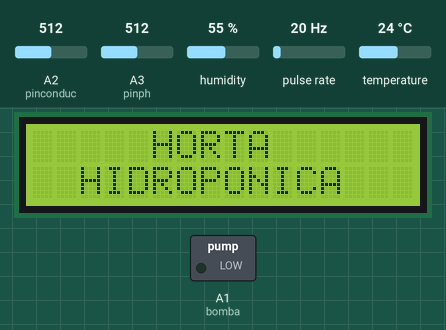
This sketch was run on a simulated Arduino Uno, built with avr-gcc and run on an emulated ATmega328P. Parts: 16×2 character LCD, switched loads named in the sketch (green lamp = pin HIGH). Wiring (inferred from the names in the program): pulse sensor: data pin 2; DS1307 clock at I2C address 0x68. Inputs (shaded band) come from the test bench; at power-on: temperature 24 °C, pulse rate 20 Hz, A2 (pinconduc) = 512, A3 (pinph) = 512, humidity 55 %. The local clock reads 2024-03-15 10:24:30 at power-on unless the sketch sets it; what the sketch prints to the serial monitor is not drawn.

Above: at 1.2 s.
1.3 s: temperature set to 12 °C
At 4.4 s:
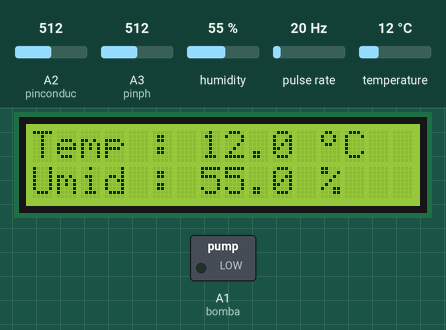
12.6 s: pulse rate (sensor on pin 2) set to 4 Hz
At 23.2 s:
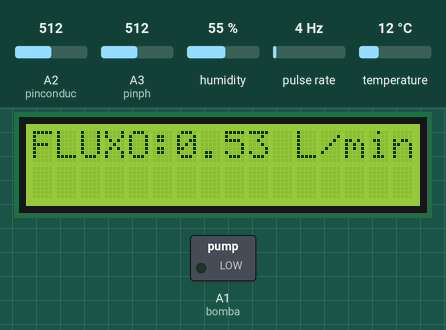
25.6 s: A2 (pinconduc) set to 716
At 33.6 s:
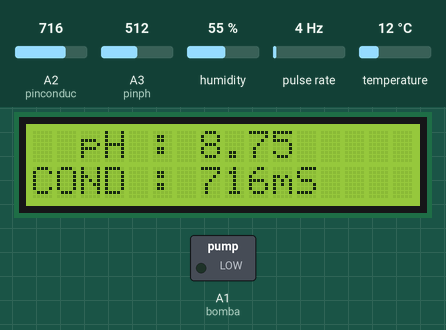
36.7 s: A3 (pinph) set to 716
At 45.5 s:
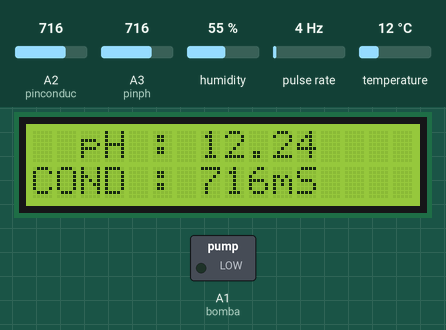
49.7 s: humidity set to 22 %
At 56.8 s:
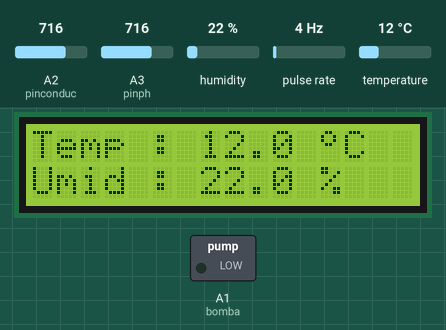
59.8 s: pulse rate (sensor on pin 2) set to 50 Hz
At 62.5 s:
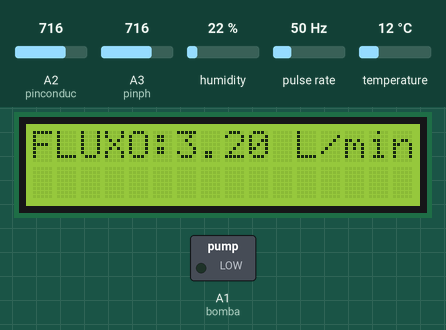
Timing chart, 0 to 64.0 s (numbered marks = the images above; inputs shaded):
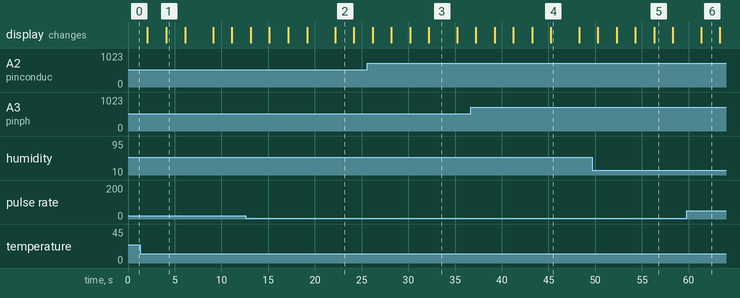

Measured:
- what the display in image 1 shows lasts 2.0 s, from 4.1 s to 6.1 s
- what the display in image 3 shows lasts 3.0 s, from 32.2 s to 35.2 s

The sketch:

Hidroponia.ino
```cpp
// Programa : Horta Hidroponica
// Autor : Rafael Moraes
//Data : jan/16

#define bomba A1                             //definindo o pino Analogico 1 com o nome bomba

//*********inicio da programacao dedicada ao sensor de pH******************//

#define pinph A3                             //definindo o pino Analógico 3 com o nome "pinph
#define Offset 0.00                          //offset de correcao para o valor do phmetro

//************Fim da programacao dedicada ao sensor de pH******************//

#define pinconduc A2                        //definindo o pino Analógico 2 com o nome "pinph

#include <Wire.h>
#define DS1307_ADDRESS 0x68                 //definindo o endereco utilizado pelo RTC DS1307

byte zero = 0x00;

//*********inicio da programacao dedicada ao sensor de display 16x2******************//

#include <LiquidCrystal.h>                 //Carrega a biblioteca LCD visor que mostrar' data e temperatura com umidade
LiquidCrystal lcd(12, 11, 7, 8, 9, 10);    //RS - E - d4 - d5 - d6 - d7

//************fim da programacao dedicada ao sensor de display 16x2******************//

//*********inicio da programacao dedicada ao sensor de temperatura e umidade******************//
#include <DHT.h>                          //Carrega a biblioteca DHT sensor de temperatura
#define DHTPIN A0                         //Define a ligação ao pino de dados do sensor
#define DHTTYPE DHT22                     //Define o tipo de sensor DHT utilizado
DHT dht(DHTPIN, DHTTYPE);
//Array simbolo grau para formar o grau celsius no display
byte grau[8] ={ B00001100,
                B00010010,
                B00010010,
                B00001100,
                B00000000,
                B00000000,
                B00000000,
                B00000000,};
//************Fim da programacao dedicada ao sensor de temperatura e umidade******************//

//*****************inicio da programacao dedicada ao sensor de fluxo***************************//
volatile int  flow_frequency;          // Measures flow meter pulses
 float  l_min;                         // Calculated litres/min
unsigned char flowmeter = 2;           // Flow Meter Pin number
unsigned long currentTime;
unsigned long cloopTime;

void flow ()                          // Interruot function
{
   flow_frequency++;
}

//****************fim da programacao dedicada ao sensor de fluxo*******************************//

//*********inicio da programacao dedicada ao cronometro***************************************//

int seconds, minutes, hours, init_seconds, init_minutes, init_hours, elap_seconds, elap_minutes, elap_hours;
boolean memory = 0;
int target = 10;
int colheita_target = 22;
int colheita = 0;

//************Fim da programacao dedicada ao cronometro****************************************//

void setup()
{
Serial.begin(9600);                  //Inicializa a serial

lcd.begin(16,2);                     //Inicializa LCD, modelo 16x2
lcd.clear();                         //Limpa o LCD
lcd.createChar(0, grau);             //Cria o caractere customizado com o simbolo do grau

Wire.begin();
//SelecionaDataeHora();             //parte do programa retirada apos setar data e hora

pinMode(bomba, OUTPUT);

pinMode(pinph, INPUT);              //configuração do pino pinph como entrada

pinMode(pinconduc, INPUT);          //configuração do pino pinph como entrada

pinMode(flowmeter, INPUT);
attachInterrupt(0, flow, RISING);  // Setup Interrupt
sei();                             // Enable interrupts
currentTime = millis();
cloopTime = currentTime;
initialTime();
}

void loop()
{

telaabertura();
delay(2000);

stopwatch();

Mostrarelogio();
delay(2000);

stopwatch();

DHT_22();
delay(2000);

stopwatch();

pH_cond();
delay(1000);

stopwatch();

fluxo_med();
delay(1000);

stopwatch();

fluxo_med();
delay(1000);

stopwatch();

fluxo_show();
delay(2000);

stopwatch();

tempo_colheita();
delay(2000);

stopwatch();

}

void telaabertura()
{
 lcd.clear();
 lcd.setCursor(5,0);
 lcd.print("HORTA");
 lcd.setCursor(2,1);
 lcd.print("HIDROPONICA");
}

void DHT_22()
{
float h = dht.readHumidity(); //Le o valor da umidade
float t = dht.readTemperature(); //Le o valor da temperatura
lcd.clear();
lcd.setCursor(0,0);
lcd.print("Temp : ");
lcd.print(" ");
lcd.setCursor(7,0);
lcd.print(t,1);
lcd.setCursor(12,0);
lcd.write((byte)0); //Mostra o simbolo do grau formado pelo array
lcd.write("C");
lcd.setCursor(0,1);
lcd.print("Umid : ");
lcd.print(" ");
lcd.setCursor(7,1);
lcd.print(h,1);
lcd.setCursor(12,1);
lcd.print("%");
Serial.println (t);

}

void pH_leitura()
{
  //programação dedicada para ler a entrada analógica do pH
  int valor_ph = analogRead(pinph);         //realiza a leitura do valor do pino "pinph" e armazena em "valor_ph"
  float voltage = valor_ph*5.0/1024;          //multiplica o "valor_ph" por 5 e divide por 1024 armazenando em "voltage"
  float pH = 3.5*voltage-Offset;              //multiplica por 3.5 o valor "voltage" e retira o "offset" (correção)
}

/* parte do programa retirada apos setar data e hora
void SelecionaDataeHora() // Seta a data e a hora do DS1307
{
 byte segundos = 00; // Valores de 0 a 59
 byte minutos = 07; // Valores de 0 a 59
 byte horas = 19; // Valores de 0 a 23
 byte diadasemana = 1; // Valores de 0 a 6 (0=Domingo, 1 = Segunda...)
 byte diadomes = 1; // Valores de 1 a 31
 byte mesdoano = 1; // Valores de 1 a 12
 byte ano = 16; // Valores de 0 a 99
 Wire.beginTransmission(DS1307_ADDRESS);
 // Stop no CI para que o mesmo possa receber os dados
 Wire.write(zero);

 // As linhas abaixo escrevem no CI os valores de
 // data e hora que foram colocados nas variaveis acima
 Wire.write(ConverteParaBCD(segundos));
 Wire.write(ConverteParaBCD(minutos));
 Wire.write(ConverteParaBCD(horas));
 Wire.write(ConverteParaBCD(diadasemana));
 Wire.write(ConverteParaBCD(diadomes));
 Wire.write(ConverteParaBCD(mesdoano));
 Wire.write(ConverteParaBCD(ano));
 Wire.write(zero); //Start no CI
 Wire.endTransmission();
}
*/

byte ConverteParaBCD(byte val)
{
 // Converte o número de decimal para BCD
 return ( (val/10*16) + (val%10) );
}
byte ConverteparaDecimal(byte val)
{
 // Converte de BCD para decimal
 return ( (val/16*10) + (val%16) );
}

void Mostrarelogio()
{

 Wire.beginTransmission(DS1307_ADDRESS);
 Wire.write(zero);
 Wire.endTransmission();
 Wire.requestFrom(DS1307_ADDRESS, 7);
 int segundos = ConverteparaDecimal(Wire.read());
 int minutos = ConverteparaDecimal(Wire.read());
 int horas = ConverteparaDecimal(Wire.read() & 0b111111);
 int diadasemana = ConverteparaDecimal(Wire.read());
 int diadomes = ConverteparaDecimal(Wire.read());
 int mesdoano = ConverteparaDecimal(Wire.read());
 int ano = ConverteparaDecimal(Wire.read());

 lcd.clear();
 // Mostra a hora atual no display
 lcd.setCursor(4, 1);
 if (horas < 10)
 {
 lcd.print("0");
 }
 lcd.print(horas);
 lcd.print(":");
 if (minutos < 10)
 {
 lcd.print("0");
 }
 lcd.print(minutos);
 lcd.print(":");
 if (segundos < 10)
 {
 lcd.print("0");
 }
 lcd.print(segundos);
 // Mostra a data atual no display
 lcd.setCursor(5,0);
 if (diadomes < 10)
 {
 lcd.print("0");
 }
 lcd.print(diadomes);

 lcd.setCursor(8,0);
 switch(mesdoano)
 {
 case 0:lcd.print("JAN");
 break;
 case 1:lcd.print("FEV");
 break;
 case 2:lcd.print("MAR");
 break;
 case 3:lcd.print("ABR");
 break;
 case 4:lcd.print("MAI");
 break;
 case 5:lcd.print("JUN");
 break;
 case 6:lcd.print("JUL");
 break;
 case 7:lcd.print("AGO");
 break;
 case 8:lcd.print("SET");
 break;
 case 9:lcd.print("OUT");
 break;
 case 10:lcd.print("NOV");
 break;
 case 11:lcd.print("DEZ");
 }
 lcd.setCursor(12,0);
 lcd.print(ano);
 //Mostra o dia da semana no display
 lcd.setCursor(0,0);
 switch(diadasemana)
 {
 case 0:lcd.print("DOM");
 break;
 case 1:lcd.print("SEG");
 break;
 case 2:lcd.print("TER");
 break;
 case 3:lcd.print("QUA");
 break;
 case 4:lcd.print("QUI");
 break;
 case 5:lcd.print("SEX");
 break;
 case 6:lcd.print("SAB");
 }
}

 void tempo_colheita()
 {


   lcd.clear();
  lcd.setCursor(0,0);
  lcd.print("TEMPO P/");
  lcd.setCursor(0,1);
  lcd.print("COLHEITA  DIAS");
  lcd.setCursor(11,0);
  lcd.print(colheita);

 }

 void pH_cond()
 {
  //programação dedicada para ler a entrada analógica do pH
  int valor_ph = analogRead(pinph);         //realiza a leitura do valor do pino "pinph" e armazena em "valor_ph"
  float voltage = valor_ph*5.0/1024;          //multiplica o "valor_ph" por 5 e divide por 1024 armazenando em "voltage"
  float pH = 3.5*voltage-Offset;              //multiplica por 3.5 o valor "voltage" e retira o "offset" (correção)
  lcd.clear();
  lcd.setCursor(2,0);
  lcd.print("pH : ");
  lcd.print(pH);
  //programa para ler a entrada analogica do condutivimetro
  int CONDUCTIVITY = analogRead(pinconduc);
  lcd.setCursor(0,1);
  lcd.print("COND : ");
  lcd.print(CONDUCTIVITY);
  lcd.print("mS");
 }

void fluxo_med()
 {
   currentTime = millis();
   // Every second, calculate and print litres/min
   if(currentTime >= (cloopTime + 1000))
   {
      cloopTime = currentTime;              // Updates cloopTime
      // Pulse frequency (Hz) = 7.5Q, Q is flow rate in L/min. (Results in +/- 3% range)
      l_min = (flow_frequency*60/ 7.5/60); // (Pulse frequency x 60 min) / 7.5Q = flow rate in L/hour
      flow_frequency = 0;                   // Reset Counter
   }
 }

 void fluxo_show()
 {
  lcd.clear();
  lcd.setCursor(0,0);
  lcd.print("FLUXO:");
  lcd.print(l_min);
  lcd.print(" L/min");
 }

 int initialTime() {
 if(memory == 0)
 {
 Wire.beginTransmission(DS1307_ADDRESS);
 Wire.write(zero);
 Wire.endTransmission();
 Wire.requestFrom(DS1307_ADDRESS, 7);

 while(Wire.available()) {
   init_seconds = Wire.read();
   init_minutes = Wire.read();
   init_hours = Wire.read();

   init_seconds = (((init_seconds & 0b11110000)>>4)*10 + (init_seconds & 0b00001111)); // convert BCD to decimal
   init_minutes = (((init_minutes & 0b11110000)>>4)*10 + (init_minutes & 0b00001111)); // convert BCD to decimal
   init_hours = (((init_hours & 0b00100000)>>5)*20 + ((init_hours & 0b00010000)>>4)*10 + (init_hours & 0b00001111)); // convert BCD to decimal (assume 24 hour mode)
   return(init_seconds);
 }
 memory == 1;
 }
 else ;
 }

 int elapsedTime() { //tempo decorrido
 Wire.beginTransmission(DS1307_ADDRESS);
 Wire.write(zero);
 Wire.endTransmission();
 Wire.requestFrom(DS1307_ADDRESS, 7);

 while(Wire.available()) {
   elap_seconds = Wire.read();
   elap_minutes = Wire.read();
   elap_hours = Wire.read();

   elap_seconds = (((elap_seconds & 0b11110000)>>4)*10 + (elap_seconds & 0b00001111)); // convert BCD to decimal
   elap_minutes = (((elap_minutes & 0b11110000)>>4)*10 + (elap_minutes & 0b00001111)); // convert BCD to decimal
   elap_hours = (((elap_hours & 0b00100000)>>5)*20 + ((elap_hours & 0b00010000)>>4)*10 + (elap_hours & 0b00001111)); // convert BCD to decimal (assume 24 hour mode
   return(elap_seconds);
 }
 }

 int Timer() {
 elapsedTime();
 seconds = ((60 + elap_seconds) - init_seconds) % 60;
 if(seconds%60==0) {
   minutes = ((60 + elap_minutes) - init_minutes) % 60;
 }
 if(minutes%24==0) {
   hours = ((24 + elap_hours) - init_hours) % 24;
 }
}

void stopwatch()
{
   //initialTime();
   Timer();
   if(elap_hours<10) {
     Serial.print("0");Serial.print(elap_hours);
   } else {
     Serial.print(elap_hours);
   }
   Serial.print(":");
   if(elap_minutes<10) {
     Serial.print("0");Serial.print(elap_minutes);
   } else {
     Serial.print(elap_minutes);
   }
   Serial.print(":");
   if(elap_seconds<10) {
     Serial.print("0");Serial.print(elap_seconds);Serial.print("\t");
   } else {
     Serial.print(elap_seconds);Serial.print("\t");
   }
   if(hours<10) {
     Serial.print("0");Serial.print(hours);
   } else {
     Serial.print(hours);
   }
   Serial.print(":");
   if(minutes<10) {
     Serial.print("0");Serial.print(minutes);
   } else {
     Serial.print(minutes);
   }
   Serial.print(":");
   if(seconds<10) {
     Serial.print("0");Serial.println(seconds);
   } else {
     Serial.println(seconds);
   }
  if(minutes >= target)
  {
    digitalWrite(bomba, !digitalRead(bomba));
    initialTime();
    hours = 0;
    minutes = 0;
    seconds = 0;
  }
  else
  {
  }
 }
```
